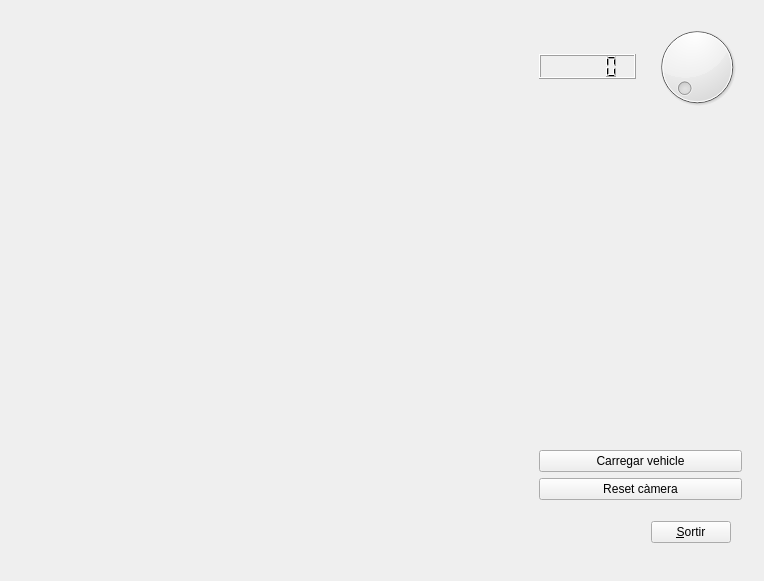
<ui version="4.0" >
 <class>Principal</class>
 <widget class="QWidget" name="Principal" >
  <property name="geometry" >
   <rect>
    <x>0</x>
    <y>0</y>
    <width>764</width>
    <height>581</height>
   </rect>
  </property>
  <property name="windowTitle" >
   <string>Form1</string>
  </property>
  <layout class="QHBoxLayout" >
   <property name="spacing" >
    <number>6</number>
   </property>
   <property name="margin" >
    <number>11</number>
   </property>
   <item>
    <widget class="GLWidget" native="1" name="gLWidget1" >
     <property name="sizePolicy" >
      <sizepolicy vsizetype="Expanding" hsizetype="Expanding" >
       <horstretch>0</horstretch>
       <verstretch>0</verstretch>
      </sizepolicy>
     </property>
     <property name="minimumSize" >
      <size>
       <width>100</width>
       <height>100</height>
      </size>
     </property>
    </widget>
   </item>
   <item>
    <layout class="QVBoxLayout" >
     <property name="spacing" >
      <number>6</number>
     </property>
     <property name="margin" >
      <number>11</number>
     </property>
     <item>
      <layout class="QVBoxLayout" name="verticalLayout" >
       <item>
        <layout class="QHBoxLayout" name="horizontalLayout_2" >
         <item>
          <widget class="QLCDNumber" name="grausOrientacio" >
           <property name="maximumSize" >
            <size>
             <width>16777215</width>
             <height>25</height>
            </size>
           </property>
          </widget>
         </item>
         <item>
          <spacer name="horizontalSpacer" >
           <property name="orientation" >
            <enum>Qt::Horizontal</enum>
           </property>
           <property name="sizeType" >
            <enum>QSizePolicy::Fixed</enum>
           </property>
           <property name="sizeHint" stdset="0" >
            <size>
             <width>10</width>
             <height>20</height>
            </size>
           </property>
          </spacer>
         </item>
         <item>
          <widget class="QDial" name="dialGraus" >
           <property name="sizePolicy" >
            <sizepolicy vsizetype="Fixed" hsizetype="Fixed" >
             <horstretch>15</horstretch>
             <verstretch>15</verstretch>
            </sizepolicy>
           </property>
           <property name="maximumSize" >
            <size>
             <width>90</width>
             <height>90</height>
            </size>
           </property>
           <property name="maximum" >
            <number>360</number>
           </property>
          </widget>
         </item>
        </layout>
       </item>
      </layout>
     </item>
     <item>
      <spacer>
       <property name="orientation" >
        <enum>Qt::Vertical</enum>
       </property>
       <property name="sizeType" >
        <enum>QSizePolicy::Expanding</enum>
       </property>
       <property name="sizeHint" stdset="0" >
        <size>
         <width>20</width>
         <height>365</height>
        </size>
       </property>
      </spacer>
     </item>
     <item>
      <widget class="QPushButton" name="carregaVeh" >
       <property name="text" >
        <string>Carregar vehicle</string>
       </property>
       <property name="icon" >
        <iconset>
         <normaloff>../data/icons/car_icon.gif</normaloff>../data/icons/car_icon.gif</iconset>
       </property>
      </widget>
     </item>
     <item>
      <widget class="QPushButton" name="resetButton" >
       <property name="text" >
        <string>Reset càmera</string>
       </property>
       <property name="icon" >
        <iconset>
         <normaloff>../data/icons/camera_icon.gif</normaloff>../data/icons/camera_icon.gif</iconset>
       </property>
      </widget>
     </item>
     <item>
      <layout class="QHBoxLayout" >
       <property name="spacing" >
        <number>6</number>
       </property>
       <property name="margin" >
        <number>11</number>
       </property>
       <item>
        <spacer>
         <property name="orientation" >
          <enum>Qt::Horizontal</enum>
         </property>
         <property name="sizeType" >
          <enum>QSizePolicy::Fixed</enum>
         </property>
         <property name="sizeHint" stdset="0" >
          <size>
           <width>101</width>
           <height>31</height>
          </size>
         </property>
        </spacer>
       </item>
       <item>
        <widget class="QPushButton" name="pushButton1" >
         <property name="sizePolicy" >
          <sizepolicy vsizetype="Fixed" hsizetype="Fixed" >
           <horstretch>0</horstretch>
           <verstretch>0</verstretch>
          </sizepolicy>
         </property>
         <property name="minimumSize" >
          <size>
           <width>75</width>
           <height>0</height>
          </size>
         </property>
         <property name="text" >
          <string>&amp;Sortir</string>
         </property>
         <property name="shortcut" >
          <string>Alt+S</string>
         </property>
        </widget>
       </item>
      </layout>
     </item>
    </layout>
   </item>
  </layout>
 </widget>
 <layoutdefault spacing="6" margin="11" />
 <customwidgets>
  <customwidget>
   <class>GLWidget</class>
   <extends>QWidget</extends>
   <header>glwidget.h</header>
   <slots>
    <slot>resetCamera()</slot>
    <slot>carregaVehicle()</slot>
    <slot>orientaVehicle(int)</slot>
   </slots>
  </customwidget>
 </customwidgets>
 <includes>
  <include location="local" >glwidget.h</include>
 </includes>
 <resources/>
 <connections>
  <connection>
   <sender>pushButton1</sender>
   <signal>clicked()</signal>
   <receiver>Principal</receiver>
   <slot>close()</slot>
   <hints>
    <hint type="sourcelabel" >
     <x>671</x>
     <y>538</y>
    </hint>
    <hint type="destinationlabel" >
     <x>20</x>
     <y>20</y>
    </hint>
   </hints>
  </connection>
  <connection>
   <sender>resetButton</sender>
   <signal>clicked()</signal>
   <receiver>gLWidget1</receiver>
   <slot>resetCamera()</slot>
   <hints>
    <hint type="sourcelabel" >
     <x>593</x>
     <y>477</y>
    </hint>
    <hint type="destinationlabel" >
     <x>432</x>
     <y>370</y>
    </hint>
   </hints>
  </connection>
  <connection>
   <sender>carregaVeh</sender>
   <signal>clicked()</signal>
   <receiver>gLWidget1</receiver>
   <slot>carregaVehicle()</slot>
   <hints>
    <hint type="sourcelabel" >
     <x>701</x>
     <y>444</y>
    </hint>
    <hint type="destinationlabel" >
     <x>487</x>
     <y>351</y>
    </hint>
   </hints>
  </connection>
  <connection>
   <sender>dialGraus</sender>
   <signal>sliderMoved(int)</signal>
   <receiver>grausOrientacio</receiver>
   <slot>display(int)</slot>
   <hints>
    <hint type="sourcelabel" >
     <x>665</x>
     <y>74</y>
    </hint>
    <hint type="destinationlabel" >
     <x>588</x>
     <y>70</y>
    </hint>
   </hints>
  </connection>
  <connection>
   <sender>dialGraus</sender>
   <signal>sliderMoved(int)</signal>
   <receiver>gLWidget1</receiver>
   <slot>orientaVehicle(int)</slot>
   <hints>
    <hint type="sourcelabel" >
     <x>689</x>
     <y>53</y>
    </hint>
    <hint type="destinationlabel" >
     <x>502</x>
     <y>35</y>
    </hint>
   </hints>
  </connection>
 </connections>
</ui>
